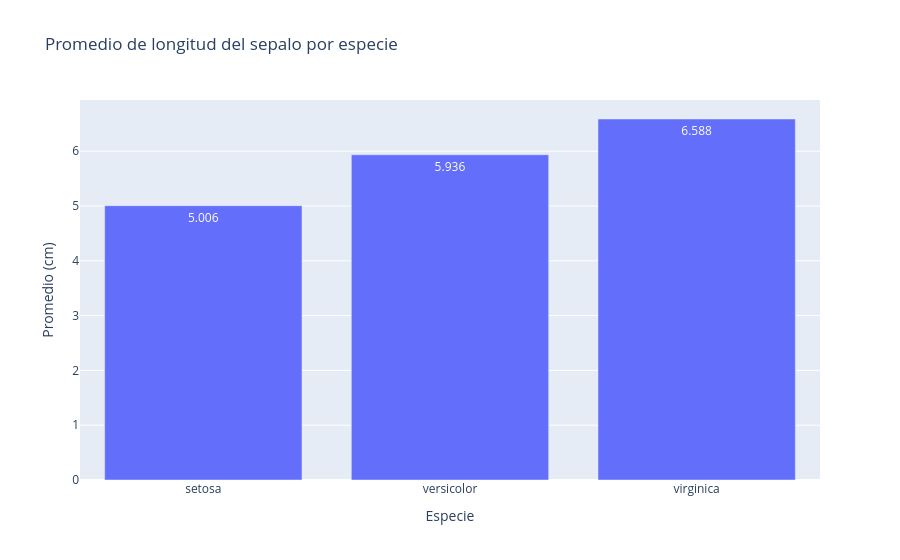

The cell this chart's notebook holds for it:
### Code cell
# 5. Promedio de largo del sépalo por especie
# Calcula el promedio de `sepal_length` por especie con Pandas y visualízalo mediante un gráfico de barras.
# Ordena las especies de menor a mayor promedio y muestra el valor promedio sobre cada barra.
# Conceptos a practicar: groupby + px.bar + text_auto.
# Práctica Plotly · Dataset Iris · 15 ejercicios

promedio_sepalo=(
    df.groupby("species",as_index=False)["sepal_length"].mean()
)

fig=px.bar(
    promedio_sepalo,
    x="species",
    y="sepal_length",
    text_auto=".3f",
    title="Promedio de longitud del sepalo por especie",
    labels={
        "species":"Especie","sepal_length":"Promedio (cm)"
    }
)
fig.show()

### Figure 1 — Plotly figure (JSON) as saved in the notebook; plotly's stock layout.template omitted (floating-point values rounded to 4 significant figures)
{"data": [{"hovertemplate": "Especie=%{x}<br>Promedio (cm)=%{y}<extra></extra>", "legendgroup": "", "marker": {"color": "#636efa", "pattern": {"shape": ""}}, "name": "", "orientation": "v", "showlegend": false, "textposition": "auto", "texttemplate": "%{y:.3f}", "type": "bar", "x": ["setosa", "versicolor", "virginica"], "xaxis": "x", "y": [5.006, 5.936, 6.588], "yaxis": "y"}], "layout": {"barmode": "relative", "legend": {"tracegroupgap": 0}, "title": {"text": "Promedio de longitud del sepalo por especie"}, "xaxis": {"anchor": "y", "domain": [0, 1], "title": {"text": "Especie"}}, "yaxis": {"anchor": "x", "domain": [0, 1], "title": {"text": "Promedio (cm)"}}}}
